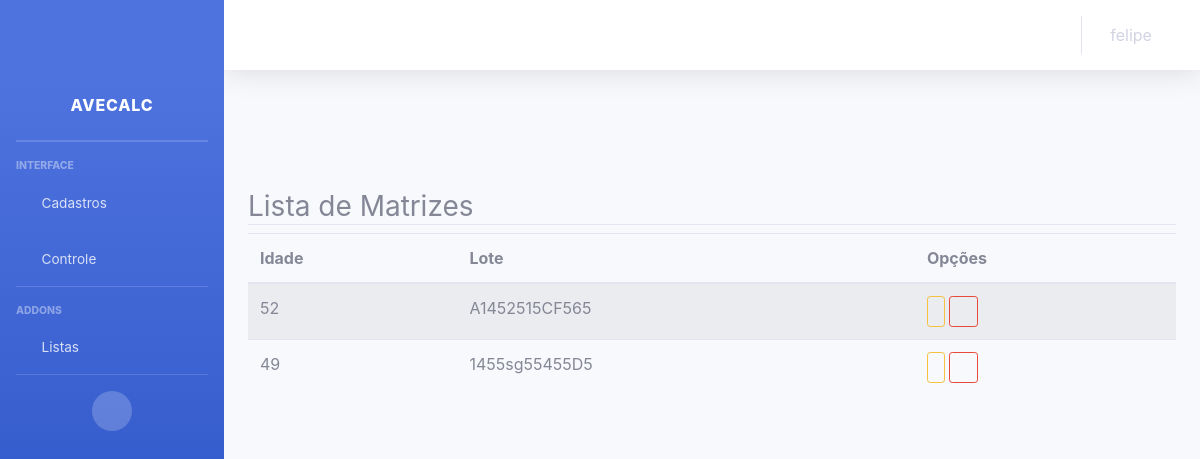
Before: /listar/matriz/ (signed in) with the older database file.
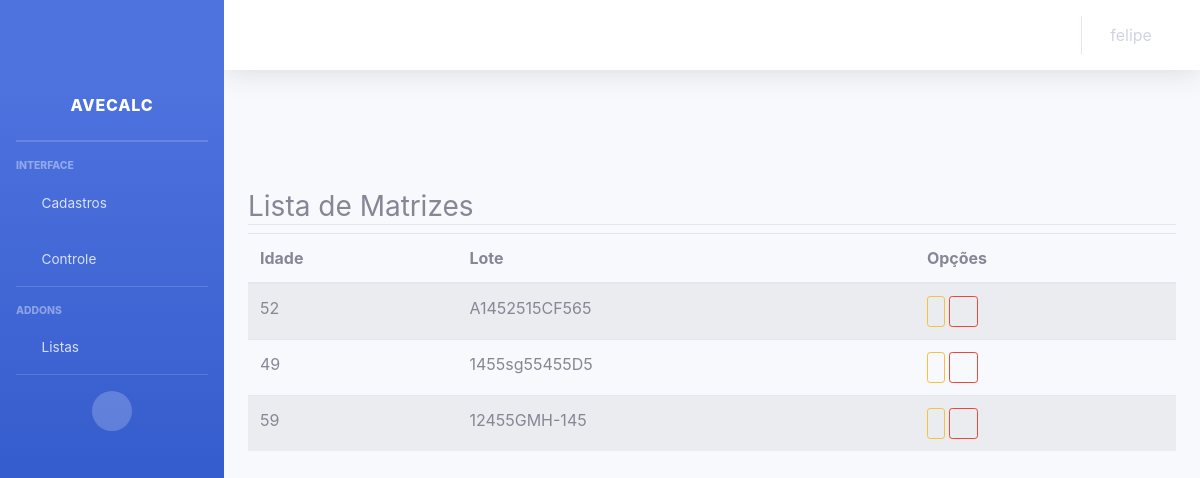
After: the same page with the newer database file.
### cadastros/models.py (models this page shows, shortened)
class Matriz(models.Model):
    idade   = models.CharField(max_length=2, unique = True)
    loteMatriz    = models.CharField(max_length=50)
    usuario = models.ForeignKey(User, on_delete=models.PROTECT)

### cadastros/views.py (the view)
# urls.py: path('listar/matriz/', MatrizList.as_view(), name="listar-matrizes"),
class MatrizList(LoginRequiredMixin, ListView):
    model = Matriz
    template_name = "cadastros/list_matriz.html"

### cadastros/templates/cadastros/list_matriz.html (shortened to what this page needs)
{% extends 'cadastros/base.html'%}
{% load static %}
{% load crispy_forms_tags %}
{% block conteudo %}
<div class="container py-5">
    <div class="row mt-5">
        <div class="col-lg">
            <h3 class="border-bottom">
                Lista de Matrizes
            </h3>
        </div>
    </div>
    <div class="row">
        <div class="col-lg">
            <table class="table table-striped">
                <thead>
                    <tr>
                        <th>Idade</th>
                        <th>Lote</th>
                        <th>Opções</th>
                    </tr>
                </thead>
                <tbody>
                    {% for matriz in object_list %}
                        <tr>
                            <td>{{matriz.idade}}</td>
                            <td>{{matriz.loteMatriz}}</td>
                            <td>
                                <a href="{% url 'editar-matriz' matriz.pk %}" class="btn btn-outline-warning btn-sm">
                                </a>
                                <a href="{% url 'excluir-matriz' matriz.pk %}" class="btn btn-outline-danger btn-sm">
                                    <i class="fa fa-trash" aria-hidden="true"></i>
                                </a>
                            </td>
                            {% empty %}
                            <tr>
                                <td colspan="3">Nenhuma cidade cadastrada!</td>
                            </tr>
                        </tr>
                    {% endfor %}
                </tbody>
            </table>
        </div>
    </div>
</div>
{% endblock %}

Changed rows visible on the page:
added Matriz: idade "59", loteMatriz "12455GMH-145"
